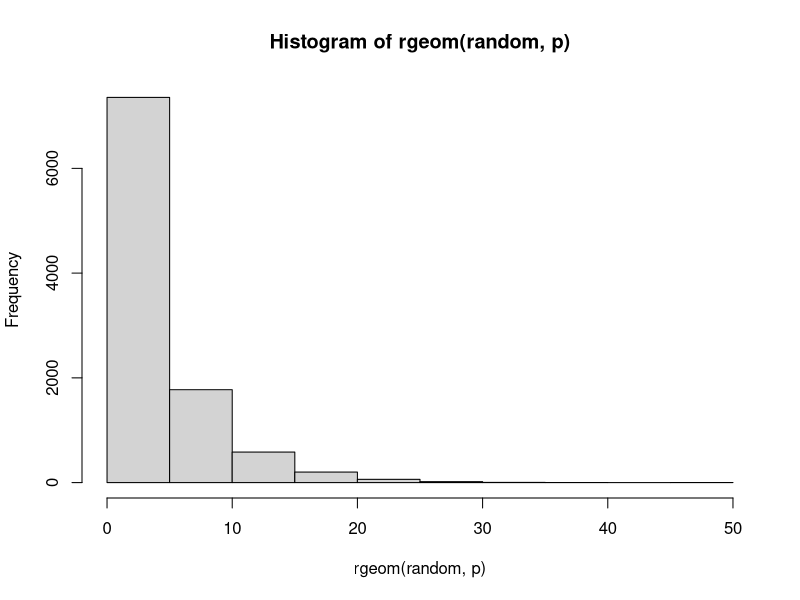

Source code (R):
#a
x<-3
p<-0.20
paste("Hasil: ", dgeom(x-1,p))

#b
random<-10000
mean(rgeom(random,p)==3)

#c

#d
hist(rgeom(random, p))

#e
rataan=1/p
paste("Nilai Rataan(µ): ", rataan)
varian=(1-p)/p^2
paste("Nilai Varian(s²): ", varian)